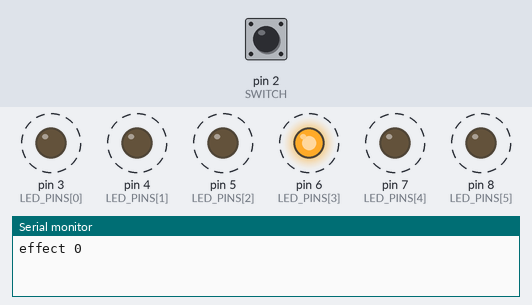
Recording of a sketch running on a simulated Arduino Uno, built with avr-gcc and run on an emulated ATmega328P. On the bench: output pins drawn as LEDs (lit = HIGH), the last lines printed to the serial monitor. Dashed ring = blinking. The test bench sets the inputs (shaded band); at power-on: pin 2 (SWITCH) HIGH. Random numbers use the default seed unless the sketch sets one.

Above: at 1.7 s.
1.8 s: pin 2 (SWITCH) pulled LOW for 1 s
At 2.6 s:
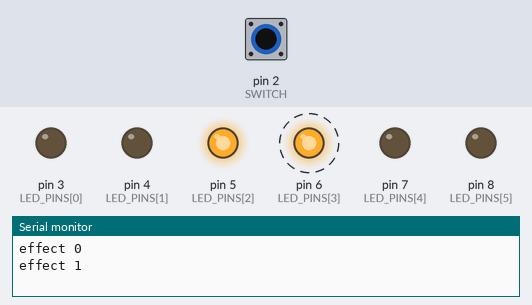
4.8 s: pin 2 (SWITCH) pulled LOW for 0.6 s
At 5.7 s:
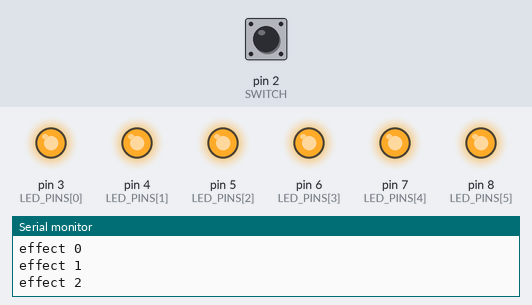
7.8 s: pin 2 (SWITCH) pulled LOW for 3.2 s
At 9.2 s:
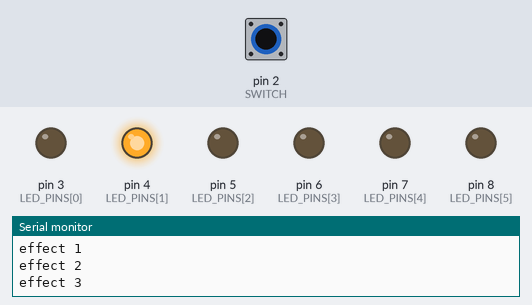
Timing chart, 0 to 18.5 s (numbered marks = the images above; inputs shaded):
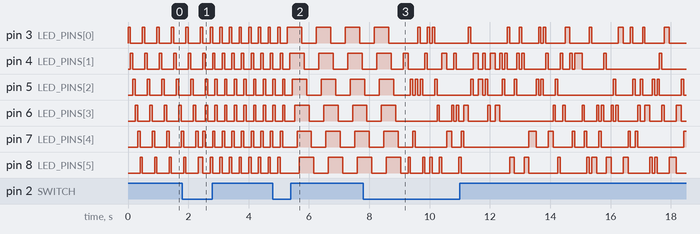

The sketch:

3-4.ino
```cpp
const int LED_PINS[] = {3, 4, 5, 6, 7, 8};
const int LED_COUNT = sizeof(LED_PINS) / sizeof(LED_PINS[0]);

const int SWITCH = 2;
const unsigned long DEBOUNCE_TIME = 50;
const int STEP_TIME = 80;

int currentEffect = 0;
bool currentState = HIGH, lastState = HIGH, stableState = HIGH;
unsigned long lastChange = 0;

void setup() {
  for (int i = 0; i < LED_COUNT; i++) {
    pinMode(LED_PINS[i], OUTPUT);
  }
  pinMode(SWITCH, INPUT_PULLUP);
  Serial.begin(9600);
  Serial.println("effect 0");
}

void allOff() {
  for (int i = 0; i < LED_COUNT; i++) {
    digitalWrite(LED_PINS[i], LOW);
  }
}

void effectRun() {
  for (int i = 0; i < LED_COUNT; i++) {
    allOff();
    digitalWrite(LED_PINS[i], HIGH);
    delay(STEP_TIME);
  }
}

void effectCount() {
  for (int i = 0; i < LED_COUNT / 2; i++) {
    allOff();
    digitalWrite(LED_PINS[i], HIGH);
    digitalWrite(LED_PINS[LED_COUNT - 1 - i], HIGH);
    delay(STEP_TIME);
  }
  allOff();
  delay(STEP_TIME);
}

void effectFill() {
  for (int i = 0; i < LED_COUNT; i++) {
    digitalWrite(LED_PINS[i], HIGH);
    delay(STEP_TIME);
  }
  for (int i = 0; i < LED_COUNT; i++) {
    digitalWrite(LED_PINS[i], LOW);
    delay(STEP_TIME);
  }
}

void effectRandom() {
  allOff();
  digitalWrite(LED_PINS[random(LED_COUNT)], HIGH);
  delay(STEP_TIME);
}

void loop() {
  unsigned long currentTime = millis();

  bool newState = digitalRead(SWITCH);
  if (newState != lastState) {
    lastChange = currentTime;
  }

  if (currentTime - lastChange > DEBOUNCE_TIME && newState != stableState) {
    stableState = newState;
    if (stableState == LOW) {
      currentEffect = (currentEffect + 1) % 4;
      allOff();
      Serial.print("effect ");
      Serial.println(currentEffect);
    }
  }
  lastState = newState;

  switch (currentEffect) {
    case 0: effectRun(); break;
    case 1: effectCount(); break;
    case 2: effectFill(); break;
    case 3: effectRandom(); break;
  }
}
```
